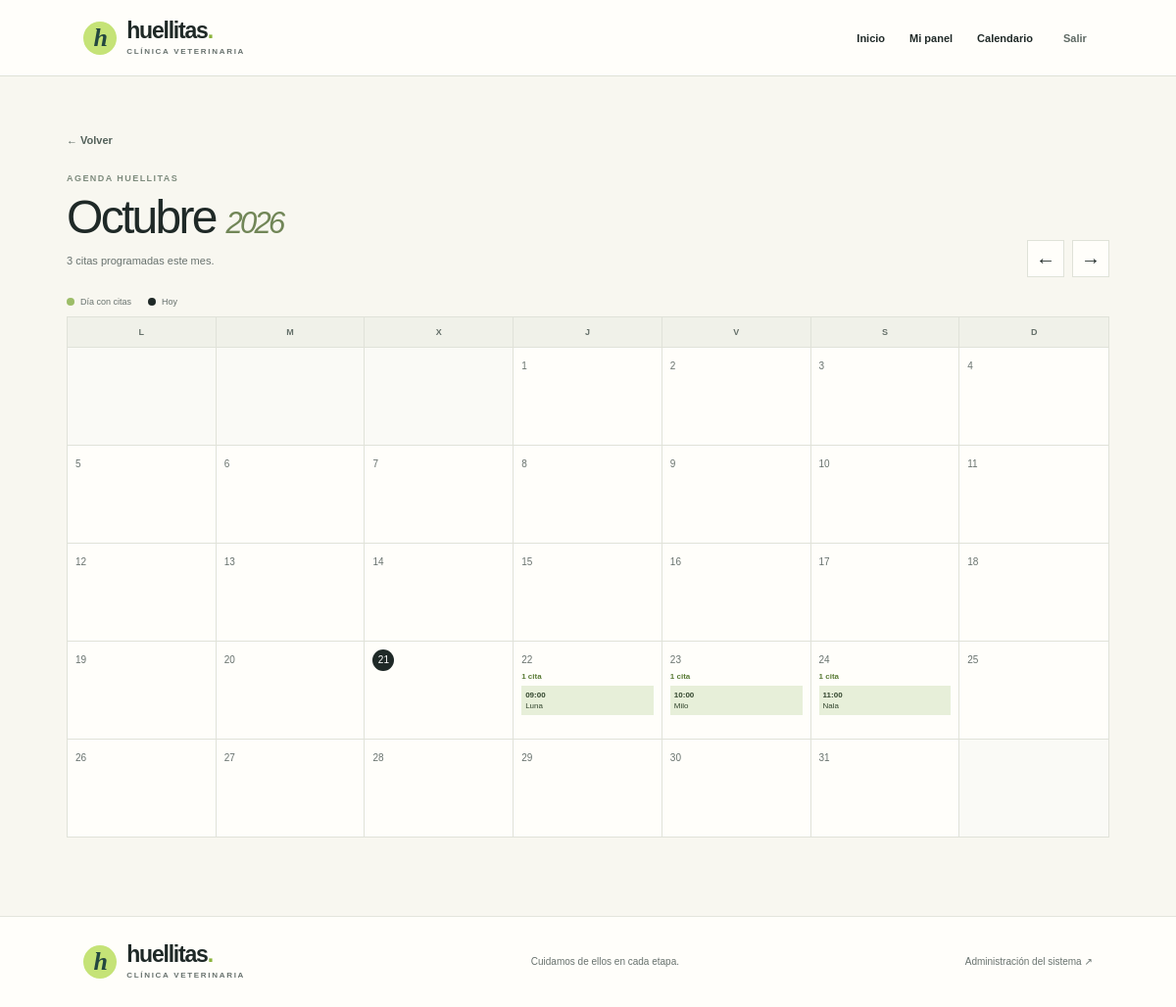
/mi-cuenta/calendario/ (signed in), run on the app's committed database.
### citas/models.py (models this page shows, shortened)
class Cita(models.Model):
    class Estado(models.TextChoices):
        PROGRAMADA = 'PROGRAMADA', 'Programada'
        ATENDIDA = 'ATENDIDA', 'Atendida'
        CANCELADA = 'CANCELADA', 'Cancelada'
    cita_id = models.BigAutoField(primary_key=True)
    mascota = models.ForeignKey('mascotas.Mascota', on_delete=models.PROTECT, related_name='citas')
    veterinario = models.ForeignKey('veterinarios.Veterinario', on_delete=models.PROTECT, related_name='citas')
    fecha_hora = models.DateTimeField()
    motivo = models.CharField(max_length=180)
    estado = models.CharField(max_length=12, choices=Estado.choices, default=Estado.PROGRAMADA)
    notas = models.TextField(blank=True)
    class Meta:
        ordering = ['-fecha_hora']
        verbose_name = 'cita'
        verbose_name_plural = 'citas'

### mascotas/models.py (models this page shows, shortened)
class Mascota(models.Model):
    mascota_id = models.BigAutoField(primary_key=True)
    propietario = models.ForeignKey('propietarios_core.Propietario', on_delete=models.PROTECT, related_name='mascotas')
    nombre = models.CharField(max_length=80)
    especie = models.CharField(max_length=40)
    raza = models.CharField(max_length=60, blank=True)
    sexo = models.CharField(max_length=10, choices=[('M', 'Macho'), ('H', 'Hembra')])
    fecha_nacimiento = models.DateField(null=True, blank=True)
    peso_kg = models.DecimalField(max_digits=6, decimal_places=2, null=True, blank=True)
    activo = models.BooleanField(default=True)
    class Meta:
        ordering = ['nombre']
        verbose_name = 'mascota'
        verbose_name_plural = 'mascotas'

### config/views.py (the view)
# urls.py: path('mi-cuenta/calendario/', views.calendario, name='calendario'),
@login_required
def calendario(request):
    if es_personal(request.user):
        owner=None
    else:
        owner=_propietario_actual(request)
        if not owner:
            raise PermissionDenied
    today=timezone.localdate()
    try:
        year=int(request.GET.get('year',today.year)); month=int(request.GET.get('month',today.month))
        if not 1 <= month <= 12 or not 2000 <= year <= 2100: raise ValueError
    except (TypeError,ValueError):
        year,month=today.year,today.month
    start=date(year,month,1)
    next_month=(start.replace(day=28)+timedelta(days=4)).replace(day=1)
    end=next_month-timedelta(days=1)
    query=Cita.objects.filter(fecha_hora__date__gte=start,fecha_hora__date__lte=end).exclude(estado=Cita.Estado.CANCELADA).select_related('mascota','veterinario').order_by('fecha_hora')
    if owner:
        query=query.filter(mascota__propietario=owner)
    by_day={}
    for cita in query:
        day=timezone.localtime(cita.fecha_hora).day
        by_day.setdefault(day,[]).append(cita)
    weeks=[]
    for week in calendar.Calendar(firstweekday=0).monthdayscalendar(year,month):
        cells=[]
        for day in week:
            cells.append({'day':day,'citas':by_day.get(day,[]) if day else [],'today':bool(day and date(year,month,day)==today)})
        weeks.append(cells)
    prev=(start-timedelta(days=1));
    following=next_month
    month_names=['','enero','febrero','marzo','abril','mayo','junio','julio','agosto','septiembre','octubre','noviembre','diciembre']
    weekdays=['L','M','X','J','V','S','D']
    return render(request,'portal/calendario.html',{'weeks':weeks,'weekdays':weekdays,'mes':month_names[month].capitalize(),'year':year,'prev_month':prev.month,'prev_year':prev.year,'next_month':following.month,'next_year':following.year,'personal':bool(owner is None),'citas_mes':sum(map(len,by_day.values()))})

### config/views.py (called while the page is built)
def es_personal(user):
    return user.is_authenticated and (user.is_staff or user.is_superuser or user.groups.filter(name__in=['Recepcionista','Veterinario']).exists())

### templates/portal/calendario.html (shortened to what this page needs)
{% extends 'portal/base.html' %}
{% block content %}
<section class="dashboard-page calendar-page"><a class="back-link" href="{% if personal %}{% url 'agenda_personal' %}{% else %}{% url 'mi_cuenta' %}{% endif %}">← Volver</a><div class="calendar-heading"><div><span class="portal-eyebrow">AGENDA HUELLITAS</span><h1>{{ mes }} <em>{{ year }}</em></h1><p>{{ citas_mes }} cita{{ citas_mes|pluralize:'s' }} programada{{ citas_mes|pluralize:'s' }} este mes.</p></div><div class="calendar-controls"><a href="?year={{ prev_year }}&month={{ prev_month }}" aria-label="Mes anterior">←</a><a href="?year={{ next_year }}&month={{ next_month }}" aria-label="Mes siguiente">→</a></div></div>
<div class="calendar-legend"><span><i></i> Día con citas</span><span class="legend-today"><i></i> Hoy</span></div>
<div class="calendar-grid"><div class="calendar-weekdays">{% for dia in weekdays %}<span>{{ dia }}</span>{% endfor %}</div>
{% for week in weeks %}<div class="calendar-week">{% for cell in week %}<div class="calendar-day {% if not cell.day %}day-empty{% endif %} {% if cell.today %}day-today{% endif %} {% if cell.citas %}day-booked{% endif %}">{% if cell.day %}<span class="day-number">{{ cell.day }}</span>{% if cell.citas %}<span class="day-count">{{ cell.citas|length }} cita{{ cell.citas|length|pluralize:'s' }}</span><div class="day-events">{% for cita in cell.citas %}<div class="day-event"><b>{{ cita.fecha_hora|date:'H:i' }}</b> {% if personal %}{{ cita.mascota.nombre }}{% else %}{{ cita.mascota.nombre }} · {{ cita.motivo }}{% endif %}</div>{% endfor %}</div>{% endif %}{% endif %}</div>{% endfor %}</div>{% endfor %}</div>
{% if not personal %}<a class="button button-green calendar-book" href="{% url 'nueva_cita' %}">Solicitar una cita <span>↗</span></a>{% endif %}</section>
{% endblock %}

### static/site.css (style rules this page uses)
:root { --ink:#1f2927;--muted:#68726e;--green:#c5e377;--green-dark:#a6ca54;--cream:#f8f7f0;--paper:#fffefa;--line:#dfe2d8;--teal:#244840;--lilac:#e8e1f4;--yellow:#f7e7a9;--blue:#dcecf0;--heading:'Manrope',sans-serif;--body:'DM Sans',sans-serif }
* { box-sizing:border-box }
html { scroll-behavior:smooth }
body { margin:0;background:var(--paper);color:var(--ink);font-family:var(--body);font-size:15px;-webkit-font-smoothing:antialiased }
a { color:inherit;text-decoration:none }

### static/portal.css (style rules this page uses)
.portal-body { background:#f8f7f0;min-height:100vh }
.portal-eyebrow { font-size:9px;font-weight:700;letter-spacing:1.45px;color:#7d8b7d }
.portal-main h1,.portal-main h2,.portal-main h3 { font-family:'Manrope','Trebuchet MS',Arial,sans-serif }
.portal-main h1 em,.portal-main h2 em { color:#718657;font-weight:400 }
.portal-main h1 { font-size:clamp(38px,5vw,56px);font-weight:500;letter-spacing:-2.7px;line-height:1.12 }
.back-link { font-size:11px;color:#53615a;font-weight:600 }
.dashboard-page { max-width:1120px;margin:0 auto;padding:55px 28px 80px }
.calendar-heading { display:flex;justify-content:space-between;align-items:end;margin-top:21px }
.calendar-heading h1 { margin:7px 0;font-size:48px }
.calendar-heading h1 em { font-size:31px }
.calendar-heading p { font-size:11px;color:#68726e }
.calendar-controls { display:flex;gap:8px }
.calendar-controls a { width:38px;height:38px;display:grid;place-items:center;background:#fffefa;border:1px solid #dfe2d8;font-size:20px }
.calendar-legend { display:flex;gap:17px;margin:20px 0 10px;font-size:9px;color:#68726e }
.calendar-legend span { display:flex;align-items:center;gap:6px }
.calendar-legend i { width:8px;height:8px;background:#9cbd68;border-radius:50% }
.calendar-legend .legend-today i { background:#1f2927 }
.calendar-grid { border:1px solid #e0e2d9;background:#fffefa }
.calendar-weekdays,.calendar-week { display:grid;grid-template-columns:repeat(7,1fr) }
.calendar-weekdays { background:#f0f1e9 }
.calendar-weekdays span { text-align:center;padding:10px;font-size:9px;font-weight:700;color:#66716b;border-right:1px solid #e0e2d9 }
.calendar-weekdays span:last-child { border:0 }
.calendar-day { min-height:100px;padding:8px;border-top:1px solid #e0e2d9;border-right:1px solid #e0e2d9;overflow:hidden }
.calendar-day:nth-child(7n) { border-right:0 }
.day-empty { background:#fafaf6 }
.day-number { font-size:10px;color:#68726e }
.day-today .day-number { width:22px;height:22px;border-radius:50%;background:#1f2927;color:white;display:grid;place-items:center }
.day-count { display:block;margin-top:6px;color:#597a34;font-size:8px;font-weight:700 }
.day-events { margin-top:5px }
.day-event { margin-top:3px;padding:4px;background:#e7efd9;color:#34472f;font-size:8px;line-height:1.4;overflow-wrap:anywhere }
.day-event b { display:block }

### data on the page
Cita: fecha_hora "09:00", mascota.nombre "Luna"
Cita: fecha_hora "10:00", mascota.nombre "Milo"
Cita: fecha_hora "11:00", mascota.nombre "Nala"

### other printed values
{{ mes }} "Octubre"
{{ year }} "2026"
{{ citas_mes }} "3"
{{ dia }} "L" "M" "X" "J" "V" "S" "D"
{{ cell.day }} "1" "2" "3" "4" "5" "6" "7" "8" "9" "10" "11" "12" "13" "14" "15" "16" "17" "18" "19" "20" "21" "22" "23" "24" "25" "26" "27" "28" "29" "30" "31"
{{ cell.citas|length }} "1" "1" "1"
